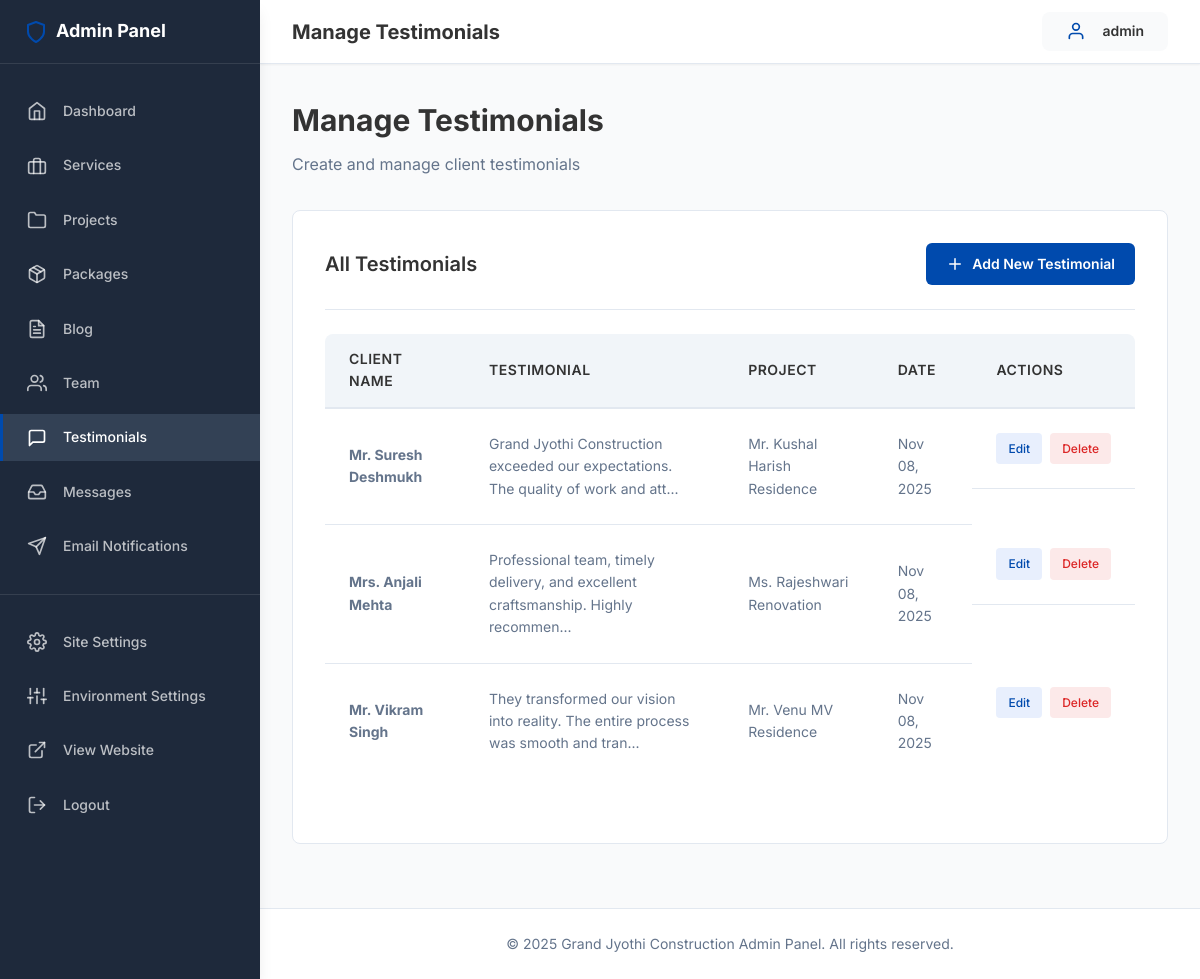
Page /admin/testimonials.php (signed in) on the committed database.
### tables this page shows
CREATE TABLE IF NOT EXISTS testimonials (
    id INT AUTO_INCREMENT PRIMARY KEY,
    client_name VARCHAR(255) NOT NULL,
    text TEXT NOT NULL,
    project_id INT NULL,
    created_at TIMESTAMP DEFAULT CURRENT_TIMESTAMP,
    FOREIGN KEY (project_id) REFERENCES projects(id) ON DELETE SET NULL,
    INDEX idx_created (created_at)
);

CREATE TABLE IF NOT EXISTS projects (
    id INT AUTO_INCREMENT PRIMARY KEY,
    title VARCHAR(255) NOT NULL,
    location VARCHAR(255) NOT NULL,
    description TEXT NOT NULL,
    image VARCHAR(255) DEFAULT 'placeholder.jpg',
    completed_on DATE NULL,
    created_at TIMESTAMP DEFAULT CURRENT_TIMESTAMP,
    INDEX idx_created (created_at),
    INDEX idx_completed (completed_on)
);

### includes/db.php (called while the page is built, shortened)
<?php
function getDbConnection(): PDO
{
    static $pdo = null;
    if ($pdo === null) {
        $dsn = sprintf(
            'mysql:host=%s;dbname=%s;charset=%s',
            DB_HOST,
            DB_NAME,
            DB_CHARSET
        );
        $options = [
            PDO::ATTR_ERRMODE            => PDO::ERRMODE_EXCEPTION,
            PDO::ATTR_DEFAULT_FETCH_MODE => PDO::FETCH_ASSOC,
            PDO::ATTR_EMULATE_PREPARES   => false,
            PDO::ATTR_PERSISTENT         => false,
        ];
        try {
            $pdo = new PDO($dsn, DB_USER, DB_PASS, $options);
        } catch (PDOException $e) {
            error_log('Database Connection Error: ' . $e->getMessage());
            die('Database connection failed. Please try again later.');
        }
    }
    return $pdo;
}
function executeQuery(string $sql, array $params = []): PDOStatement
{
    $pdo = getDbConnection();
    $stmt = $pdo->prepare($sql);
    $stmt->execute($params);
    return $stmt;
}
function sanitizeOutput($data): string
{
    return htmlspecialchars((string)$data, ENT_QUOTES, 'UTF-8');
}

### admin/testimonials.php (the view, shortened to what this page needs)
<?php
require_once __DIR__ . '/../includes/db.php';
$action = $_GET['action'] ?? 'list';
$testimonials = [];
if ($action === 'list') {
    $sql = "SELECT t.*, p.title as project_title
            FROM testimonials t
            LEFT JOIN projects p ON t.project_id = p.id
            ORDER BY t.created_at DESC";
    $testimonials = executeQuery($sql)->fetchAll();
}
require_once __DIR__ . '/includes/admin_header.php';
?>
<div class="content-header">
    <h1>Manage Testimonials</h1>
    <p>Create and manage client testimonials</p>
</div>
<?php if ($action === 'list'): ?>
    <div class="card">
        <div class="card-header">
            <h2 class="card-title">All Testimonials</h2>
            <a href="?action=add" class="btn btn-primary">
                <i data-feather="plus"></i> Add New Testimonial
            </a>
        </div>
        <?php if (empty($testimonials)): ?>
            <p>No testimonials found. <a href="?action=add">Add your first testimonial</a>!</p>
        <?php else: ?>
            <div class="table-container">
                <table class="admin-table">
                    <thead>
                        <tr>
                            <th>Client Name</th>
                            <th>Testimonial</th>
                            <th>Project</th>
                            <th>Date</th>
                            <th>Actions</th>
                        </tr>
                    </thead>
                    <tbody>
                        <?php foreach ($testimonials as $test): ?>
                            <tr>
                                <td><strong><?= sanitizeOutput($test['client_name']) ?></strong></td>
                                <td><?= sanitizeOutput(substr($test['text'], 0, 80)) ?>...</td>
                                <td><?= $test['project_title'] ? sanitizeOutput($test['project_title']) : 'N/A' ?></td>
                                <td><?= date('M d, Y', strtotime($test['created_at'])) ?></td>
                                <td class="table-actions">
                                    <a href="?action=edit&id=<?= $test['id'] ?>" class="btn-edit">Edit</a>
                                    <a href="?action=delete&id=<?= $test['id'] ?>" class="btn-delete">Delete</a>
                                </td>
                            </tr>
                        <?php endforeach; ?>
                    </tbody>
                </table>
            </div>
        <?php endif; ?>
    </div>
<?php endif; ?>
<?php require_once __DIR__ . '/includes/admin_footer.php'; ?>

### assets/css/admin.css (style rules this page uses)
:root { --admin-primary: #004AAD; --admin-primary-hover: #003a8c; --admin-danger: #dc2626; --admin-danger-hover: #b91c1c; --admin-success: #16a34a; --admin-warning: #F7931E; --admin-text-dark: #333333; --admin-text-gray: #64748b; --admin-text-light: #94a3b8; --admin-bg-white: #ffffff; --admin-bg-light: #F9FAFB; --admin-bg-gray: #f1f5f9; --admin-border: #e2e8f0; --admin-sidebar-bg: #1e293b; --admin-sidebar-hover: #334155; --admin-topbar-height: 64px; --admin-sidebar-width: 260px; --admin-sidebar-collapsed: 70px; --shadow-sm: 0 1px 2px 0 rgba(0, 0, 0, 0.05); --shadow-md: 0 4px 6px -1px rgba(0, 0, 0, 0.1); --shadow-lg: 0 10px 15px -3px rgba(0, 0, 0, 0.1); --spacing-xs: 0.5rem; --spacing-sm: 1rem; --spacing-md: 1.5rem; --spacing-lg: 2rem; --spacing-xl: 3rem; --radius-sm: 4px; --radius-md: 6px; --radius-lg: 8px; --radius-xl: 12px; --font-base: 'Inter', -apple-system, BlinkMacSystemFont, 'Segoe UI', sans-serif; --font-size-xs: 0.75rem; --font-size-sm: 0.875rem; --font-size-base: 1rem; --font-size-lg: 1.125rem; --font-size-xl: 1.25rem; --font-size-2xl: 1.5rem; --font-size-3xl: 1.875rem; }
* { margin: 0; padding: 0; box-sizing: border-box; }
body { font-family: var(--font-base); font-size: var(--font-size-base); line-height: 1.6; color: var(--admin-text-dark); background-color: var(--admin-bg-light); -webkit-font-smoothing: antialiased; -moz-osx-font-smoothing: grayscale; }
.content-header { margin-bottom: var(--spacing-lg); }
.content-header h1 { font-size: var(--font-size-3xl); font-weight: 700; color: var(--admin-text-dark); margin-bottom: var(--spacing-xs); }
.content-header p { color: var(--admin-text-gray); font-size: var(--font-size-base); }
.card { background-color: var(--admin-bg-white); border: 1px solid var(--admin-border); border-radius: var(--radius-lg); padding: var(--spacing-lg); margin-bottom: var(--spacing-lg); }
.card-header { display: flex; justify-content: space-between; align-items: center; margin-bottom: var(--spacing-md); padding-bottom: var(--spacing-md); border-bottom: 1px solid var(--admin-border); }
.card-title { font-size: var(--font-size-xl); font-weight: 600; color: var(--admin-text-dark); }
.btn { display: inline-flex; align-items: center; gap: var(--spacing-xs); padding: 0.625rem 1.25rem; font-size: var(--font-size-sm); font-weight: 600; text-decoration: none; border-radius: var(--radius-md); border: none; cursor: pointer; transition: all 0.2s ease; text-align: center; }
.btn svg { width: 18px; height: 18px; }
.btn-primary { background-color: var(--admin-primary); color: white; }
.table-container { overflow-x: auto; margin-bottom: var(--spacing-lg); }
.admin-table { width: 100%; border-collapse: collapse; background-color: var(--admin-bg-white); border-radius: var(--radius-lg); overflow: hidden; }
.admin-table thead { background-color: var(--admin-bg-gray); }
.admin-table th { padding: 0.875rem var(--spacing-md); text-align: left; font-size: var(--font-size-sm); font-weight: 600; color: var(--admin-text-dark); text-transform: uppercase; letter-spacing: 0.5px; border-bottom: 2px solid var(--admin-border); }
.admin-table td { padding: var(--spacing-md); border-bottom: 1px solid var(--admin-border); font-size: var(--font-size-sm); color: var(--admin-text-gray); }
.admin-table tbody tr { transition: background-color 0.2s ease; }
.admin-table tbody tr:last-child td { border-bottom: none; }
.table-actions { display: flex; gap: var(--spacing-xs); white-space: nowrap; }
.table-actions a { padding: 0.375rem 0.75rem; font-size: var(--font-size-xs); border-radius: var(--radius-sm); text-decoration: none; font-weight: 500; transition: all 0.2s ease; }
.table-actions .btn-edit { background-color: rgba(37, 99, 235, 0.1); color: var(--admin-primary); }
.table-actions .btn-delete { background-color: rgba(220, 38, 38, 0.1); color: var(--admin-danger); }

### rows in the picture
testimonials: client_name "Mr. Suresh Deshmukh", text "Grand Jyothi Construction exceeded our expectations. The quality of work and att", project.title "Mr. Kushal Harish Residence", created_at "Nov 08, 2025"
testimonials: client_name "Mrs. Anjali Mehta", text "Professional team, timely delivery, and excellent craftsmanship. Highly recommen", project.title "Ms. Rajeshwari Renovation", created_at "Nov 08, 2025"
testimonials: client_name "Mr. Vikram Singh", text "They transformed our vision into reality. The entire process was smooth and tran", project.title "Mr. Venu MV Residence", created_at "Nov 08, 2025"

### other values in the picture
sanitizeOutput($page_title) "Manage Testimonials"
sanitizeOutput($_SESSION['admin_username'] ?? 'Admin') "admin"
